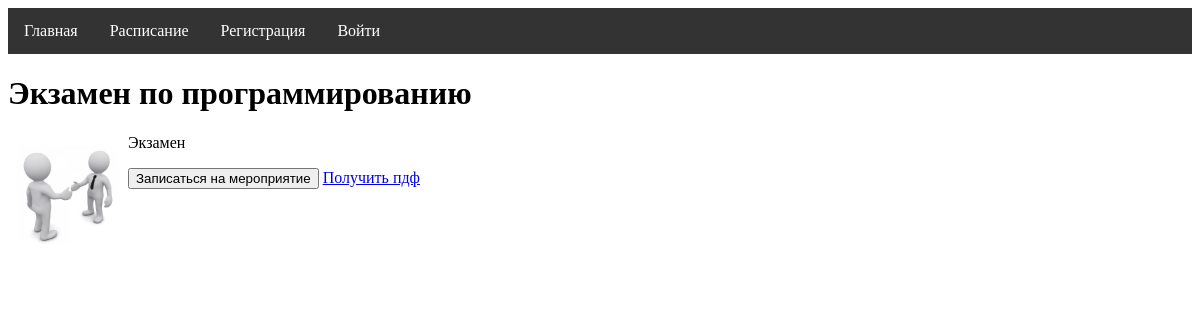
/post/1, run on the app's committed database.
### event/models.py (models this page shows, shortened)
class Event(models.Model):
    title = models.CharField(max_length=255, verbose_name="Название")
    description = models.TextField(blank=True, verbose_name="Описание")
    type = models.CharField(max_length=255, verbose_name="Тип", choices={
            ('Online', 'Online'),
            ('Offline', 'Offline'),
    })
    logo = models.ImageField(upload_to="logo", verbose_name="Логотип")
    date_start = models.DateField(verbose_name="Дата начала мероприятия")
    date_end = models.DateField(verbose_name="Дата окончания мероприятия")
    city = models.CharField(max_length=255, verbose_name="Город")
    is_published = models.BooleanField(default=True)
    def __str__(self):
        return self.title
    class Meta:
        verbose_name = 'Мероприятия'
        verbose_name_plural = 'Мероприятия'

### event/views.py (the view)
# urls.py: path('post/<int:post_id>', ShowPost.as_view(), name='post'),
class ShowPost(DataMixin, DetailView):
    model = Event
    template_name = 'event/post.html'
    pk_url_kwarg = 'post_id'
    context_object_name = 'post'
    def get_context_data(self, *, object_list=None, **kwargs):
        context = super().get_context_data(**kwargs)
        c_def = self.get_user_context(title=context['post'])
        return dict(list(context.items()) + list(c_def.items()))

### event/utils.py (called while the page is built)
        def get_user_context(self, **kwargs):
                context = kwargs
                context['data'] = EventUser.objects.all()
                user_menu = menu.copy()
                if not self.request.user.is_authenticated:
                        user_menu.pop(2)
                context['menu'] = user_menu
                return context

### event/templates/event/post.html (shortened to what this page needs)
{% extends 'event/base.html' %}
{% block content %}
<h1> {{post.title}} </h1>
 {% if post.logo %}
<img id="img_logo" src="{{ post.logo.url }}">
{% endif %}
{{post.description|linebreaks}}
 <button id="podp" type="submit" onclick="eventSign({{ post.pk }}, {{ user.pk }}, '{{ csrf_token }}' )"> Записаться на мероприятие </button>
<a href="{% url 'pdf' %}"> Получить пдф </a>
{% endblock %}

### event/static/event/css/styles.css (style rules this page uses)
#img_logo { width: 100px; height: 100px; float:left; margin: 10px 10px 10px 10px; }

### data on the page
Event: title "Экзамен по программированию", logo (picture), description "Экзамен"

### other printed values
{{ m.title }} "Главная" "Расписание"
